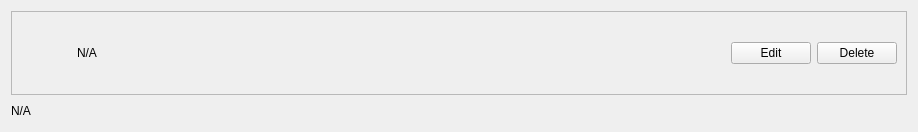
<?xml version="1.0" encoding="UTF-8"?>
<ui version="4.0">
 <class>Form</class>
 <widget class="QWidget" name="Form">
  <property name="geometry">
   <rect>
    <x>0</x>
    <y>0</y>
    <width>918</width>
    <height>132</height>
   </rect>
  </property>
  <property name="sizePolicy">
   <sizepolicy hsizetype="Preferred" vsizetype="Minimum">
    <horstretch>0</horstretch>
    <verstretch>0</verstretch>
   </sizepolicy>
  </property>
  <property name="minimumSize">
   <size>
    <width>0</width>
    <height>0</height>
   </size>
  </property>
  <property name="windowTitle">
   <string>Form</string>
  </property>
  <layout class="QVBoxLayout" name="verticalLayout" stretch="0,0">
   <item>
    <widget class="QFrame" name="topFrame">
     <property name="maximumSize">
      <size>
       <width>16777215</width>
       <height>100</height>
      </size>
     </property>
     <property name="frameShape">
      <enum>QFrame::StyledPanel</enum>
     </property>
     <property name="frameShadow">
      <enum>QFrame::Raised</enum>
     </property>
     <layout class="QHBoxLayout" name="horizontalLayout">
      <item>
       <widget class="QLabel" name="listImage">
        <property name="minimumSize">
         <size>
          <width>50</width>
          <height>50</height>
         </size>
        </property>
        <property name="maximumSize">
         <size>
          <width>50</width>
          <height>50</height>
         </size>
        </property>
        <property name="text">
         <string/>
        </property>
        <property name="pixmap">
         <pixmap>../../000000.png</pixmap>
        </property>
        <property name="scaledContents">
         <bool>false</bool>
        </property>
       </widget>
      </item>
      <item>
       <widget class="QLabel" name="titleLabel">
        <property name="text">
         <string>N/A</string>
        </property>
       </widget>
      </item>
      <item>
       <spacer name="horizontalSpacer">
        <property name="orientation">
         <enum>Qt::Horizontal</enum>
        </property>
        <property name="sizeHint" stdset="0">
         <size>
          <width>40</width>
          <height>20</height>
         </size>
        </property>
       </spacer>
      </item>
      <item>
       <widget class="QPushButton" name="editButton">
        <property name="text">
         <string>Edit</string>
        </property>
       </widget>
      </item>
      <item>
       <widget class="QPushButton" name="deleteButton">
        <property name="text">
         <string>Delete</string>
        </property>
       </widget>
      </item>
     </layout>
    </widget>
   </item>
   <item>
    <widget class="QLabel" name="infoLabel">
     <property name="maximumSize">
      <size>
       <width>16777215</width>
       <height>20</height>
      </size>
     </property>
     <property name="text">
      <string>N/A</string>
     </property>
    </widget>
   </item>
  </layout>
 </widget>
 <resources/>
 <connections/>
</ui>
